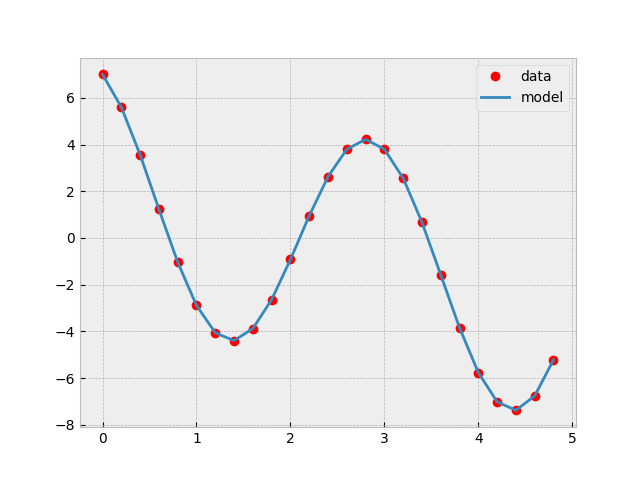

Reproduce this figure in Python.
import matplotlib.pyplot as plt
import math
import sys
sys.path.append('src')
from dataframe import *
from linear_regressor import *

data = [(0.0, 7.0),
 (0.2, 5.6),
 (0.4, 3.56),
 (0.6, 1.23),
 (0.8, -1.03),
 (1.0, -2.89),
 (1.2, -4.06),
 (1.4, -4.39),
 (1.6, -3.88),
 (1.8, -2.64),
 (2.0, -0.92),
 (2.2, 0.95),
 (2.4, 2.63),
 (2.6, 3.79),
 (2.8, 4.22),
 (3.0, 3.8),
 (3.2, 2.56),
 (3.4, 0.68),
 (3.6, -1.58),
 (3.8, -3.84),
 (4.0, -5.76),
 (4.2, -7.01),
 (4.4, -7.38),
 (4.6, -6.76),
 (4.8, -5.22)]

new_data = []
for x,y in data:
    new_data.append([math.sin(x), math.cos(x), math.sin(2*x), math.cos(2*x), y])
new_cols = ['sin(x)', 'cos(x)', 'sin(2x)', 'cos(2x)', 'y']

df = DataFrame.from_array(new_data, new_cols)
lin_reg = LinearRegressor(df, 'y')

plt.style.use('bmh')
plt.plot([x for x,y in data], [y for x,y in data], 'ro', label='data')
def signal_function(x):
    constant= lin_reg.coefficients['constant']
    sine_1 = lin_reg.coefficients['sin(x)']*math.sin(x)
    cosine_1 = lin_reg.coefficients['cos(x)']*math.cos(x)
    sine_2 = lin_reg.coefficients['sin(2x)']*math.sin(2*x)
    cosine_2 = lin_reg.coefficients['cos(2x)']*math.cos(2*x)
    return constant + sine_1 + cosine_1 + sine_2 + cosine_2
plt.plot([x for x,y in data], [signal_function(x) for x,y in data], label='model')

plt.legend(loc='upper right')
plt.savefig('signal_separation.png')

